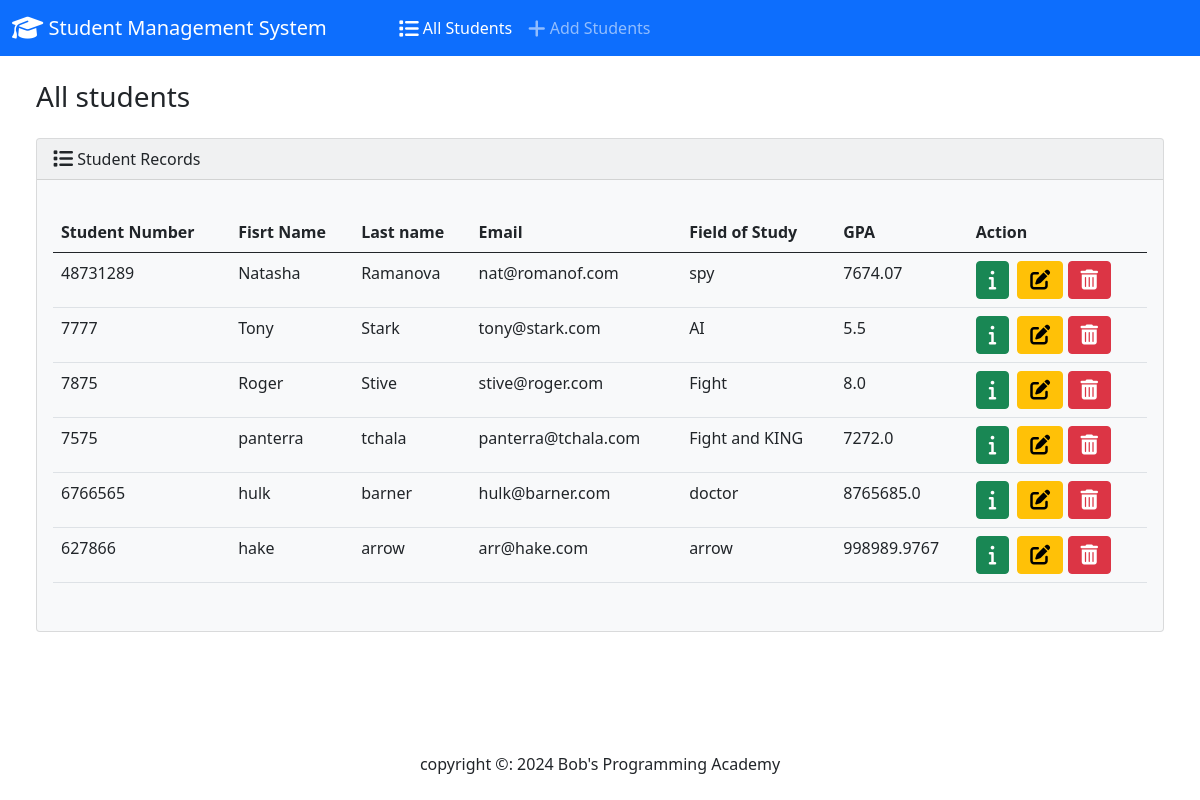
The page / on the database its author committed.
### students/models.py (models this page shows, shortened)
class Student(models.Model):
    student_number = models.PositiveIntegerField()
    first_name = models.CharField(max_length=50)
    last_name = models.CharField(max_length=50)
    email = models.EmailField(max_length=100)
    field_of_study = models.CharField(max_length=50)
    gpa = models.FloatField()

### students/views.py (the view)
# urls.py: path('', views.index, name='index'),
def index(request):
    return render(request, 'students/index.html', {
        'students': Student.objects.all()
    })

### students/templates/students/index.html (shortened to what this page needs)
{% extends "students/base.html" %}
{% block body %}
<h3 class="m-4">All students</h3>
<div class="row">
    <div class="col-12">
    {% if students %}
        <div class="card bg-light mx-4 mb-4">
            <div class="card-header">
                <i class="fa-solid fa-list fa-lg"></i>
                Student Records
            </div>
            <div class="card-body">
              <p class="card-text">
                <div class="table-responsive">
                    <table class="table table-hover">
                        <thead>
                          <tr>
                            <th scope="col">Student Number</th>
                            <th scope="col">Fisrt Name</th>
                            <th scope="col">Last name</th>
                            <th scope="col">Email</th>
                            <th scope="col">Field of Study</th>
                            <th scope="col">GPA</th>
                            <th scope="col">Action</th>
                          </tr>
                        </thead>
                        <tbody>
                            {% for student in students %}
                              <tr>
                                <td>{{ student.student_number }}</td>
                                <td>{{ student.first_name }}</td>
                                <td>{{ student.last_name }}</td>
                                <td>{{ student.email}}</td>
                                <td>{{ student.field_of_study}}</td>
                                <td>{{ student.gpa }}</td>
                                <td>
                                    <button type="button" class="btn btn-success me-1" href="{% url 'view_student' student.id %}"
                                        data-bs-toggle="modal"
                                        data-bs-target="#myModal{{student.id}}"
                                    >
                                    <i class="fa-solid fa-info fa-lg"></i>
                                    </button>
                                    <a class="btn btn-warning" href="{% url 'edit' student.id %}">
                                      <i class="fa-solid fa-pen-to-square fa-lg"></i>
                                    </a>
                                    <button type="button" class="btn btn-danger" data-bs-toggle="modal" data-bs-target="#delete{{student.id}}">
                                      <i class="fa-solid fa-trash-can fa-lg"></i>
                                    </button>
                                </td>
                              </tr>
                            {% endfor %}
                        </tbody>
                      </table>
                </div>
              </p>
            </div>
        </div>
    {% else%}
        <h5 class="alert alert-primary mx-4">No Students</h5>
    {%endif%}
     </div>
</div>
{% endblock %}

### students/templates/students/base.html (shortened to what this page needs)
<!doctype html>
<html lang="en">
  <head>
    <link href="https://cdn.jsdelivr.net/npm/bootstrap@5.0.2/dist/css/bootstrap.min.css" rel="stylesheet">
    <link rel="stylesheet" href="https://cdnjs.cloudflare.com/ajax/libs/font-awesome/6.5.1/css/all.min.css"/>
  </head>
  <body class="d-flex flex-column min-vh-100">
    <nav class="navbar navbar-expand-lg navbar-dark bg-primary">
        <div class="container-fluid">
          <a class="navbar-brand" href="{% url 'index' %}">
            <i class="fa-solid fa-graduation-cap fa-lg"></i>
            Student Management System
          </a>
          <div class="collapse navbar-collapse" id="navbarNavDropdown">
            <ul class="navbar-nav px-5">
              <li class="nav-item">
                <a class="nav-link active" aria-current="page" href="{% url 'index' %}">
                  <i class="fa-solid fa-list fa-lg"></i>
                    All Students
                </a>
              </li>
              <li class="nav-item">
                <a class="nav-link" href="{% url 'add' %}">
                    <i class="fa-solid fa-plus fa-lg"></i>
                    Add Students
                </a>
              </li>
            </ul>
          </div>
        </div>
    </nav>
    <div class="container-fluid">
       {% block body %}
       {% endblock%}
    </div>
    <footer class="mt-auto mb-4">
        <div class="text-center">
            <span>
                copyright &copy: <script>document.write(new Date().getFullYear())</script> Bob's Programming Academy
            </span>
        </div>
    </footer>
  </body>
</html>

### rows shown on the page
Student: student_number "48731289", first_name "Natasha", last_name "Ramanova", email "nat@romanof.com", field_of_study "spy", gpa "7674.07"
Student: student_number "7777", first_name "Tony", last_name "Stark", email "tony@stark.com", field_of_study "AI", gpa "5.5"
Student: student_number "7875", first_name "Roger", last_name "Stive", email "stive@roger.com", field_of_study "Fight", gpa "8.0"
Student: student_number "7575", first_name "panterra", last_name "tchala", email "panterra@tchala.com", field_of_study "Fight and KING", gpa "7272.0"
Student: student_number "6766565", first_name "hulk", last_name "barner", email "hulk@barner.com", field_of_study "doctor", gpa "8765685.0"
Student: student_number "627866", first_name "hake", last_name "arrow", email "arr@hake.com", field_of_study "arrow", gpa "998989.9767"
